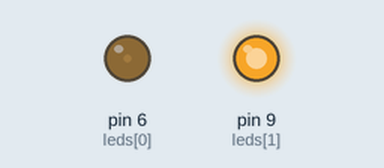
Bench run of a sketch on a simulated Arduino Uno, built with avr-gcc and run on an emulated ATmega328P. Shown: output pins drawn as LEDs (lit = HIGH).

Above: at 0.15 s.
At 3.19 s:
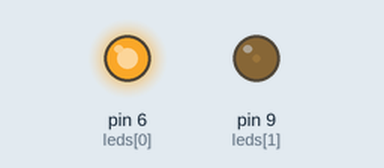
At 7.74 s:
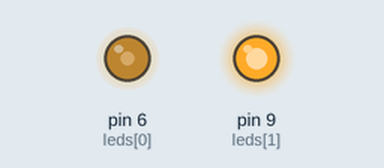
Timing chart, 0 to 8.2 s (numbered marks = the images above):
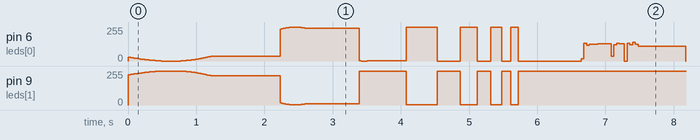

The sketch:

_1_over_x.ino
```cpp
const int leds[2] = { 6, 9 };      // the number of the LED pins

void setup() {
  pinMode(leds[0], OUTPUT);
  pinMode(leds[1], OUTPUT);
}

void loop()
{
  unsigned long currentMillis = millis();

  if (currentMillis != 7000) {
    int voltage = 127+ 128*sin(50000.0/(currentMillis-7000.0));
    analogWrite(leds[0], voltage);

    // The second LED is optional
    analogWrite(leds[1], 255-voltage);
  }
}
```
